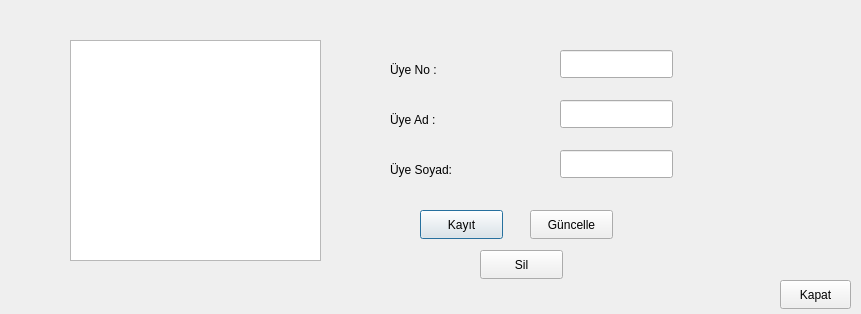
<?xml version="1.0" encoding="UTF-8"?>
<ui version="4.0">
 <class>uyeler</class>
 <widget class="QDialog" name="uyeler">
  <property name="geometry">
   <rect>
    <x>0</x>
    <y>0</y>
    <width>861</width>
    <height>314</height>
   </rect>
  </property>
  <property name="windowTitle">
   <string>Dialog</string>
  </property>
  <widget class="QTableView" name="tableView">
   <property name="geometry">
    <rect>
     <x>70</x>
     <y>40</y>
     <width>251</width>
     <height>221</height>
    </rect>
   </property>
  </widget>
  <widget class="QLineEdit" name="lineEdit">
   <property name="geometry">
    <rect>
     <x>560</x>
     <y>50</y>
     <width>113</width>
     <height>28</height>
    </rect>
   </property>
  </widget>
  <widget class="QLineEdit" name="lineEdit_2">
   <property name="geometry">
    <rect>
     <x>560</x>
     <y>100</y>
     <width>113</width>
     <height>28</height>
    </rect>
   </property>
  </widget>
  <widget class="QLineEdit" name="lineEdit_3">
   <property name="geometry">
    <rect>
     <x>560</x>
     <y>150</y>
     <width>113</width>
     <height>28</height>
    </rect>
   </property>
  </widget>
  <widget class="QPushButton" name="pushButton">
   <property name="geometry">
    <rect>
     <x>420</x>
     <y>210</y>
     <width>83</width>
     <height>29</height>
    </rect>
   </property>
   <property name="text">
    <string>Kayıt</string>
   </property>
  </widget>
  <widget class="QPushButton" name="pushButton_2">
   <property name="geometry">
    <rect>
     <x>530</x>
     <y>210</y>
     <width>83</width>
     <height>29</height>
    </rect>
   </property>
   <property name="text">
    <string>Güncelle</string>
   </property>
  </widget>
  <widget class="QPushButton" name="pushButton_3">
   <property name="geometry">
    <rect>
     <x>480</x>
     <y>250</y>
     <width>83</width>
     <height>29</height>
    </rect>
   </property>
   <property name="text">
    <string>Sil</string>
   </property>
  </widget>
  <widget class="QPushButton" name="pushButton_4">
   <property name="geometry">
    <rect>
     <x>780</x>
     <y>280</y>
     <width>71</width>
     <height>29</height>
    </rect>
   </property>
   <property name="text">
    <string>Kapat</string>
   </property>
  </widget>
  <widget class="QLabel" name="label">
   <property name="geometry">
    <rect>
     <x>390</x>
     <y>60</y>
     <width>63</width>
     <height>20</height>
    </rect>
   </property>
   <property name="text">
    <string>Üye No :</string>
   </property>
  </widget>
  <widget class="QLabel" name="label_2">
   <property name="geometry">
    <rect>
     <x>390</x>
     <y>110</y>
     <width>63</width>
     <height>20</height>
    </rect>
   </property>
   <property name="text">
    <string>Üye Ad :</string>
   </property>
  </widget>
  <widget class="QLabel" name="label_3">
   <property name="geometry">
    <rect>
     <x>390</x>
     <y>160</y>
     <width>91</width>
     <height>20</height>
    </rect>
   </property>
   <property name="text">
    <string>Üye Soyad:</string>
   </property>
  </widget>
 </widget>
 <resources/>
 <connections/>
</ui>
